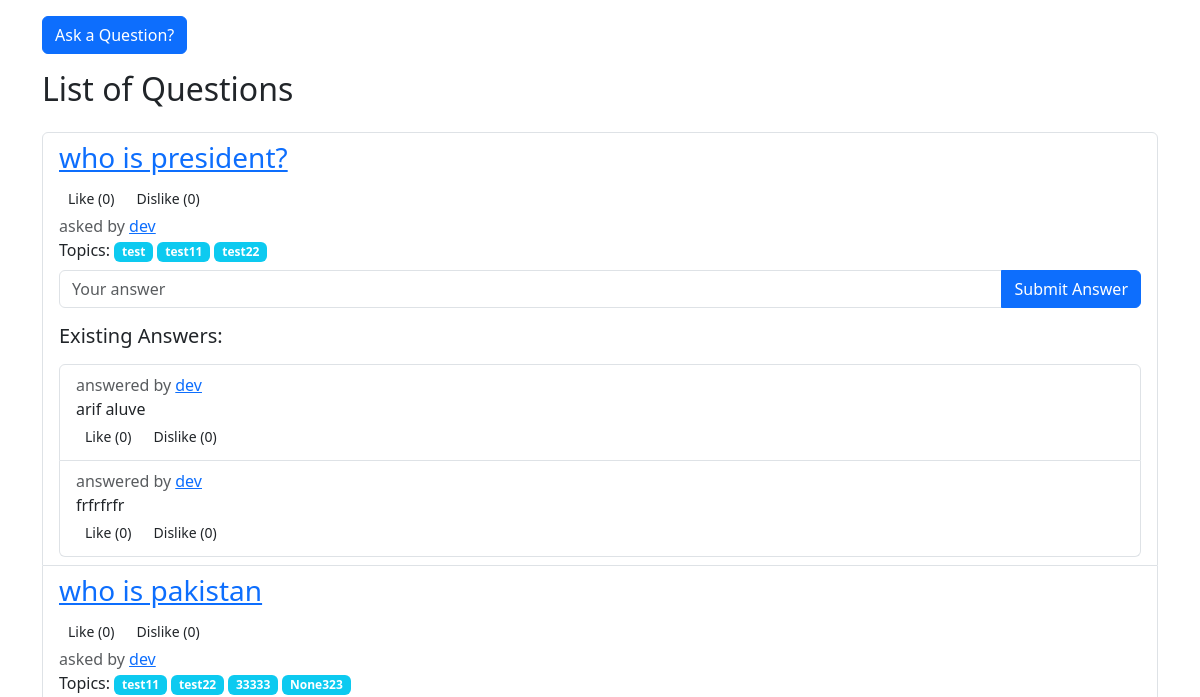
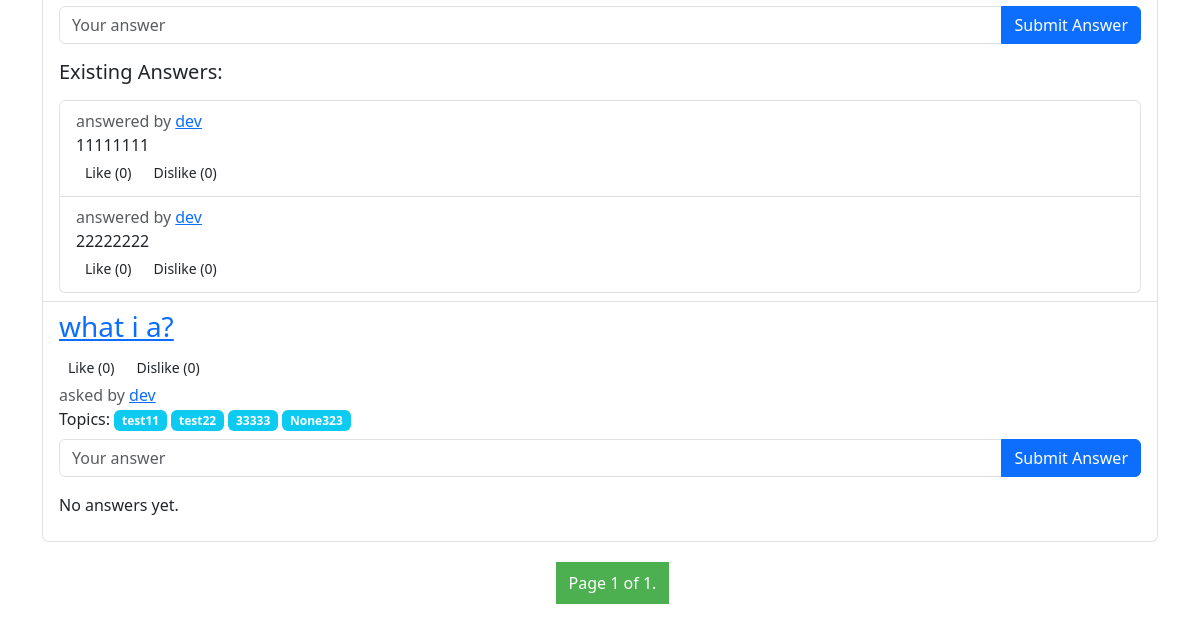
Page /quora/questions/list/ on the earlier database version (2 pictures, top to bottom).
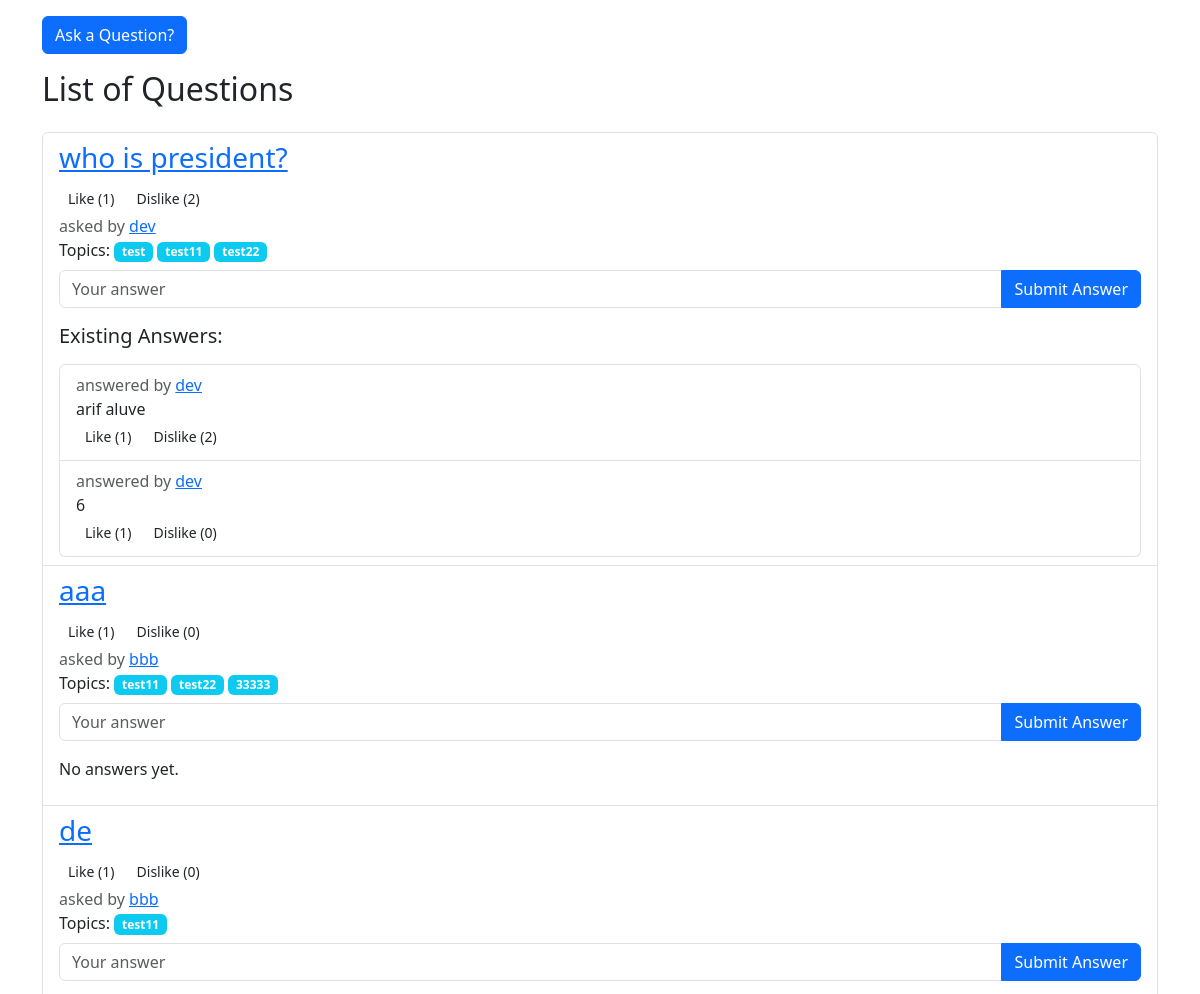
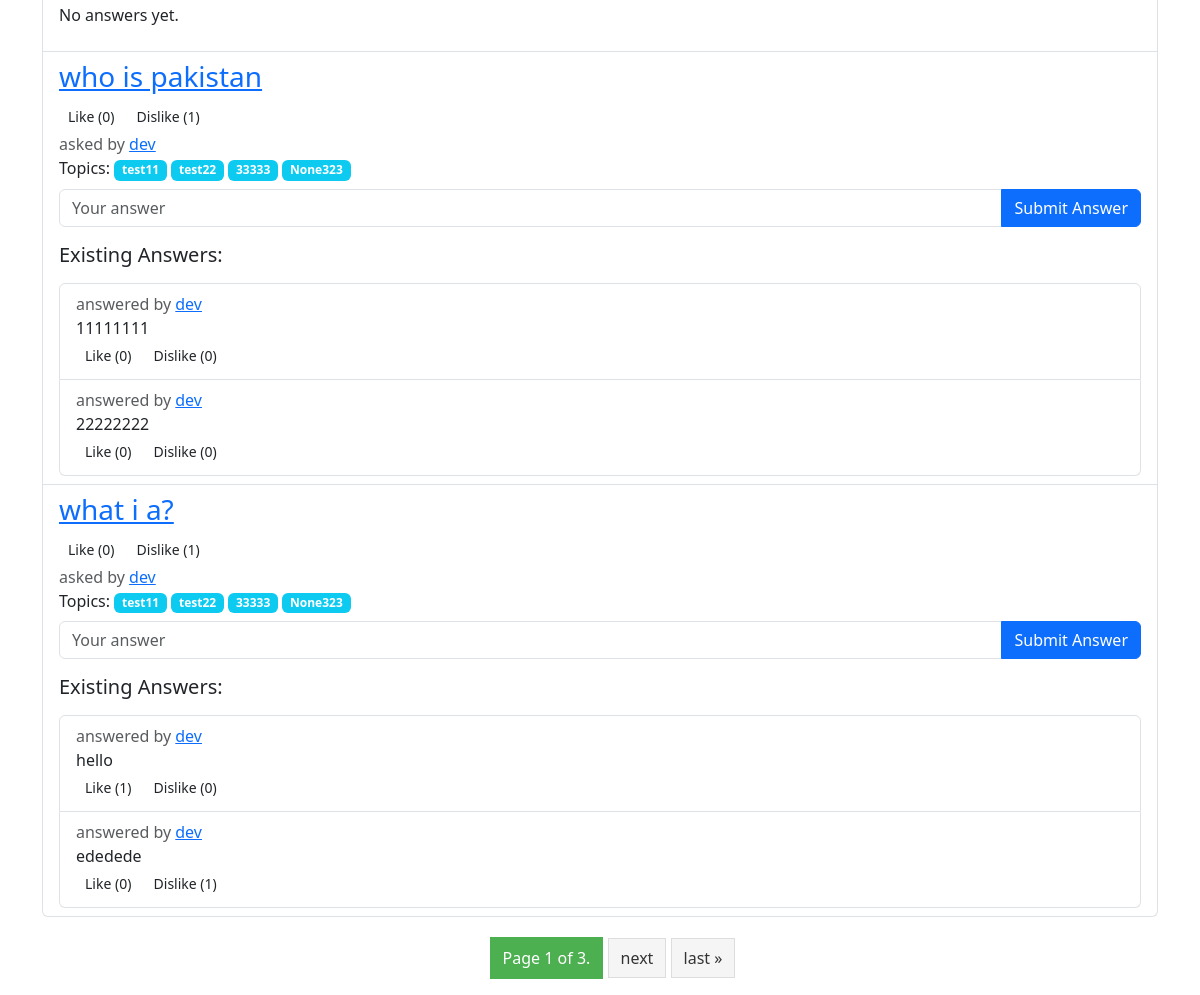
Same page on the later database version (2 pictures, top to bottom).
### questions/models.py (models this page shows, shortened)
class Question(models.Model):
    user = models.ForeignKey(CustomUser, on_delete=models.CASCADE)
    content = models.TextField()
    like_count = models.IntegerField(default=0)
    dislike_count = models.IntegerField(default=0)
    topics = models.ManyToManyField(Topic)
    liked_by = models.ManyToManyField(CustomUser, related_name='liked_questions', blank=True)
    disliked_by = models.ManyToManyField(CustomUser, related_name='disliked_questions', blank=True)
    objects = QuestionManager()

### users/models.py (models this page shows, shortened)
class CustomUser(AbstractUser):
    name = models.CharField(max_length=255)
    age = models.IntegerField()
    GENDER_CHOICES = [
        ('M', 'Male'),
        ('F', 'Female'),
        ('O', 'Other'),
    ]
    gender = models.CharField(max_length=1, choices=GENDER_CHOICES)
    email = models.EmailField(unique=True)
    profile_picture = models.ImageField(upload_to='profile_pics/', blank=True, null=True)

### topics/models.py (models this page shows, shortened)
class Topic(models.Model):
    title = models.CharField(max_length=255)
    description = models.CharField(max_length=1000)
    topic_picture = models.ImageField(upload_to='topic_pics/', blank=True, null=True)
    followed_by = models.ManyToManyField(CustomUser, related_name='followings', blank=True)
    user = models.ForeignKey(CustomUser, on_delete=models.CASCADE, default=1)

### answers/models.py (models this page shows, shortened)
class Answer(models.Model):
    question = models.ForeignKey(Question, on_delete=models.CASCADE, related_name='answers')
    user = models.ForeignKey(CustomUser, on_delete=models.CASCADE)  # Add this line
    content = models.TextField()
    like_count = models.IntegerField(default=0)
    dislike_count = models.IntegerField(default=0)
    liked_by = models.ManyToManyField(CustomUser, related_name='liked_answers', blank=True)
    disliked_by = models.ManyToManyField(CustomUser, related_name='disliked_answers', blank=True)
    objects = AnswerManager()

### questions/views.py (the view)
# urls.py: path('list/', question_list, name='question_list'),
def question_list(request):
    questions = Question.objects.all()
    questions_per_page = 5
    paginator = Paginator(questions, questions_per_page)
    page = request.GET.get('page')
    try:
        questions = paginator.page(page)
    except PageNotAnInteger:
        questions = paginator.page(1)
    except EmptyPage:
        questions = paginator.page(paginator.num_pages)
    return render(request, 'questions/question_list.html', {'questions': questions})

### answers/models.py (called while the page is built)
    def get_queryset(self):
        return super().get_queryset().annotate(num_likes=Count('liked_by')).order_by('-num_likes')

### questions/models.py (called while the page is built)
    def get_queryset(self):
        return super().get_queryset().annotate(num_likes=Count('liked_by')).order_by('-num_likes')

### questions/templates/questions/question_list.html (shortened to what this page needs)
{% load static %}
<head>
  <link rel="stylesheet" href="https://cdn.jsdelivr.net/npm/bootstrap@5.3.0/dist/css/bootstrap.min.css">
  <link rel="stylesheet" href="{% static '/topics/css/style.css' %}">
</head>
{% block content %}
  <div class="container">
    <a href="{% url 'create_question' %}" class="btn btn-primary mt-3 mb-3">Ask a Question?</a>
    <h2>List of Questions</h2>
    <ul class="list-group mt-4">
      {% for question in questions %}
        {% include 'questions/_question_answers.html' with question=question %}
      {% endfor %}
    </ul>
  </div>
  {% include 'topics/_paginator.html' with list=questions %}
{% endblock %}

### questions/templates/questions/_question_answers.html (shortened to what this page needs)
<li class="list-group-item">
  <div class="mb-2">
    <h3><a href="{% url 'show_question' question_id=question.id %}">{{ question.content }}</a></h3>
    {% with like_count=question.liked_by.count %}
      <button type="button" class="btn btn-sm {% if request.user in question.liked_by.all %}btn-success{% endif %}" onclick="likeDislikeQuestion({{ question.id }}, 'like')">Like (<span id="likeCount_{{ question.id }}">{{ like_count }}</span>)</button>
    {% endwith %}
    {% with dislike_count=question.disliked_by.count %}
      <button type="button" class="btn btn-sm {% if request.user in question.disliked_by.all %}btn-danger{% endif %}" onclick="likeDislikeQuestion({{ question.id }}, 'dislike')">Dislike (<span id="dislikeCount_{{ question.id }}">{{ dislike_count }}</span>)</button>
    {% endwith %}
  <span class="text-muted">asked by <a href="{% url 'show_profile' user_id=question.user.id %}">{{ question.user.name }}</a></span><br>
    Topics:
    {% for topic in question.topics.all %}
      <span class="badge bg-info">{{ topic.title }}</span>
    {% endfor %}
  </div>
  <form class="mb-3 ajax-form" method="post" action="{% url 'create_answer' question.id %}">
    <div class="input-group">
      <input type="text" class="form-control" name="content" placeholder="Your answer" required>
      <button type="submit" class="btn btn-primary">Submit Answer</button>
    </div>
  </form>
  {% if question.answers.all %}
  <h5 class="mb-3">Existing Answers:</h5>
    {% if question_detail %}
      {% include 'questions/_answer.html' with answers=question.answers.all %}
    {% else %}
      {% include 'questions/_answer.html' with answers=question.answers.all|slice:":2" %}
    {% endif %}
  {% else %}
    <p>No answers yet.</p>
  {% endif %}
</li>

### questions/templates/questions/_answer.html
<ul class="list-group existing-answers">
  {% for answer in answers %}
    <li class="list-group-item">
      <span class="text-muted">answered by <a href="{% url 'show_profile' user_id=answer.user.id %}">{{ answer.user.username }}</a></span><br>
      {{ answer.content }}<br>
      {% with like_count=answer.liked_by.count %}
        <button type="button" class="btn btn-sm {% if request.user in answer.liked_by.all %}btn-success{% endif %}" onclick="likeDislikeAnswer({{ answer.id }}, 'like')">Like (<span id="likeCountAns_{{ answer.id }}">{{ like_count }}</span>)</button>
      {% endwith %}
      {% with dislike_count=answer.disliked_by.count %}
        <button type="button" class="btn btn-sm {% if request.user in answer.disliked_by.all %}btn-danger{% endif %}" onclick="likeDislikeAnswer({{ answer.id }}, 'dislike')">Dislike (<span id="dislikeCountAns_{{ answer.id }}">{{ dislike_count }}</span>)</button>
      {% endwith %}
    </li>
  {% endfor %}
</ul>

Differences in the rows shown:
computed for Question "who is president?": loses Answer (user.username "dev", content "frfrfrfr", liked_by.count "0", disliked_by.count "0"); gains Answer (user.username "dev", content "6", liked_by.count "1", disliked_by.count "0"); liked_by.count "0" → "1"; disliked_by.count "0" → "2"
computed for Answer "arif aluve": liked_by.count "0" → "1"; disliked_by.count "0" → "2"
added Question: content "aaa", liked_by.count "1", disliked_by.count "0", user.name "bbb", shows "No answers yet.", Topic (title "test11"), Topic (title "test22"), Topic (title "33333")
added Question: content "de", liked_by.count "1", disliked_by.count "0", user.name "bbb", shows "No answers yet.", Topic (title "test11")
computed for Question "who is pakistan": disliked_by.count "0" → "1"
computed for Question "what i a?": disliked_by.count "0" → "1"; text "No answers yet." → "Existing Answers:"
added Answer: user.username "dev", content "hello", liked_by.count "1", disliked_by.count "0", shown under Question "what i a?"
added Answer: user.username "dev", content "ededede", liked_by.count "0", disliked_by.count "1", shown under Question "what i a?"
Other differences:
{{ list.paginator.num_pages }}: "1" → "3"
text now shown: "next last »"
